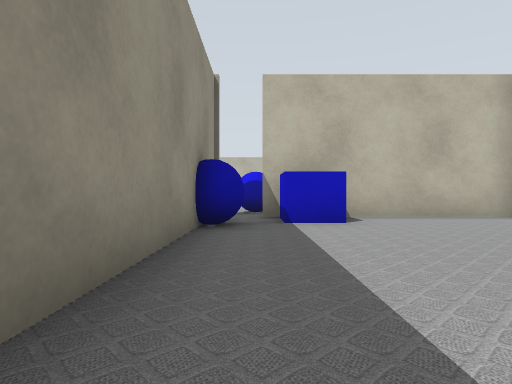
view 1 (above)

16 first-person views from a walk through a robot-simulator world made for Gazebo. The camera is 0.5 m above the floor, looks level and sees 75° across. The lines on the ground mark 1 m squares. The floor is counted in squares, 1 m on a side. Each view is taken from the middle of a square. On the plan, view 1 faces up. The plan holds only what a view shows up to about 9 squares ahead; the rest is blank. The place goes on beyond the plan.

view 2
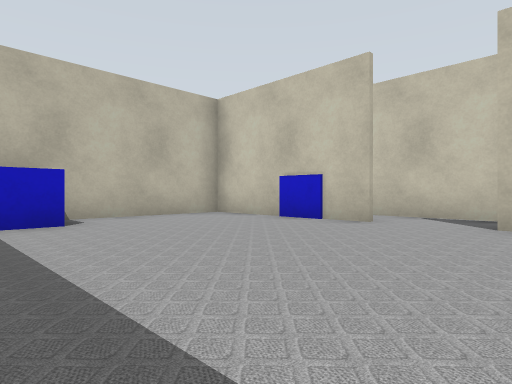

view 3
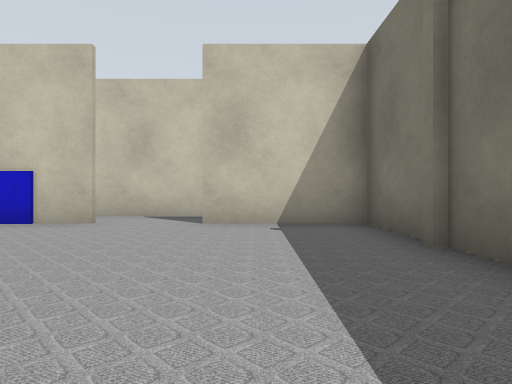

view 4
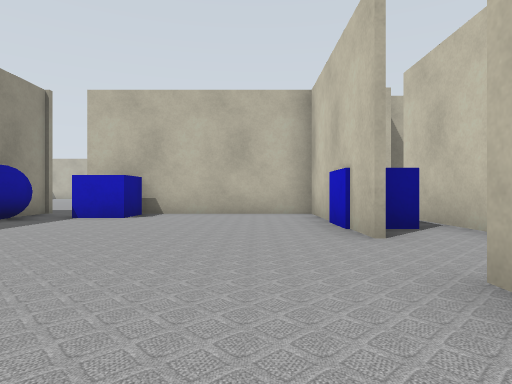

view 5
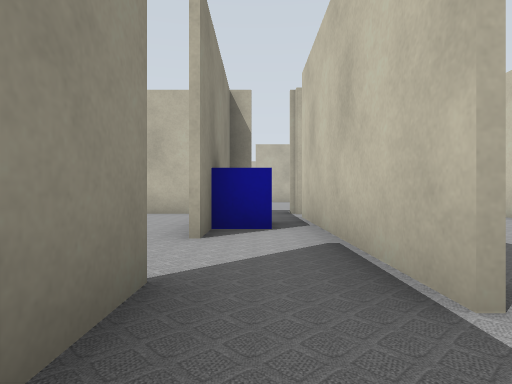

view 6
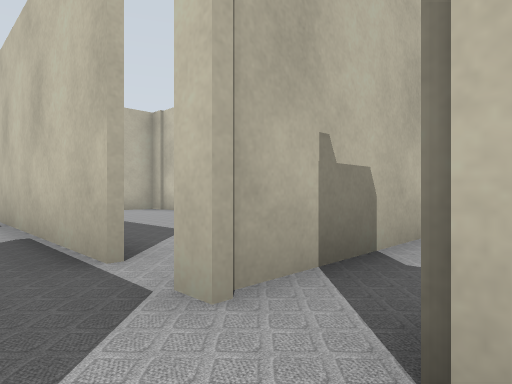

view 7
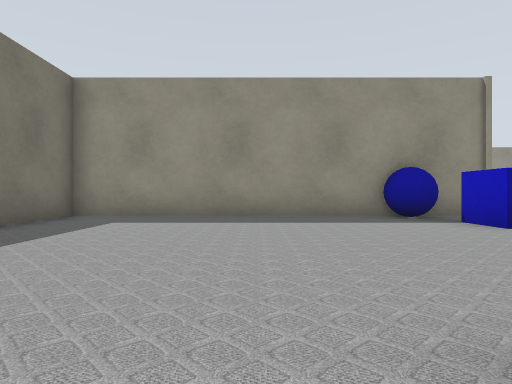

view 8
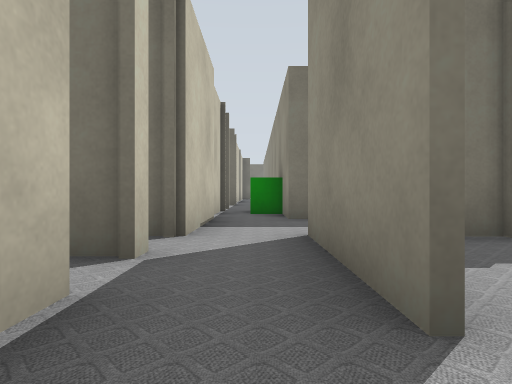

view 9
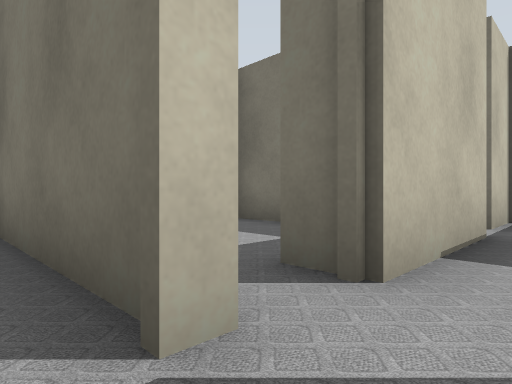

view 10
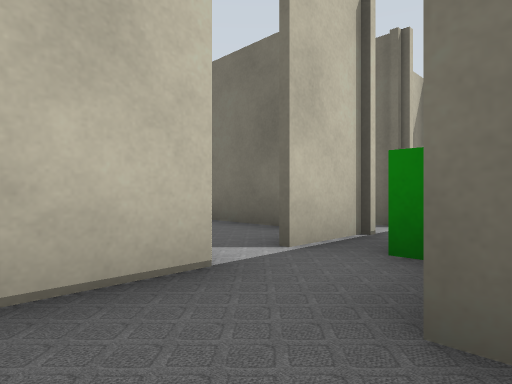

view 11
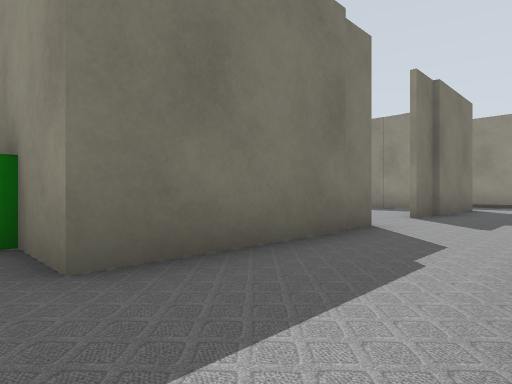

view 12
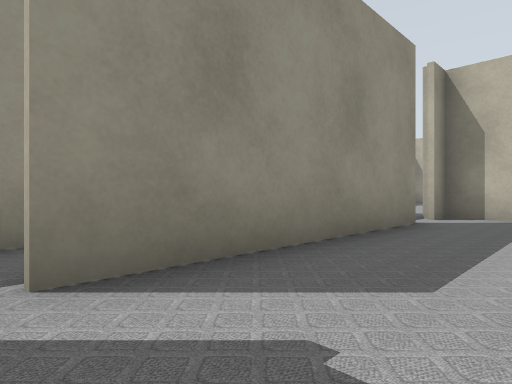

view 13
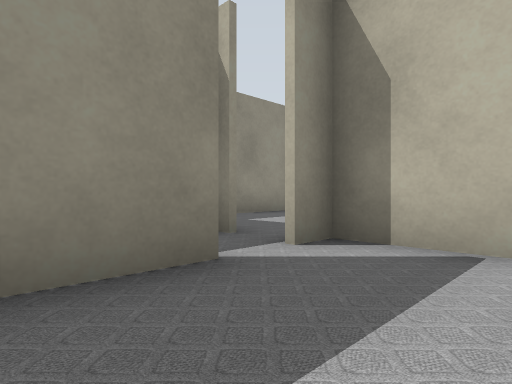

view 14
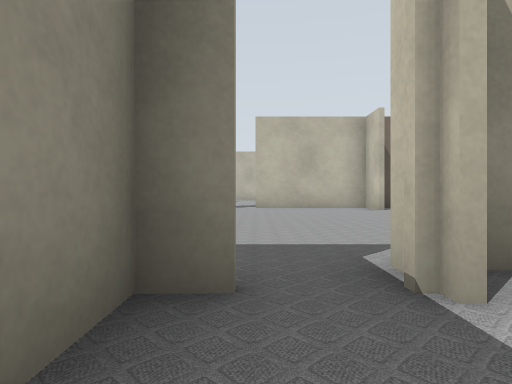

view 15
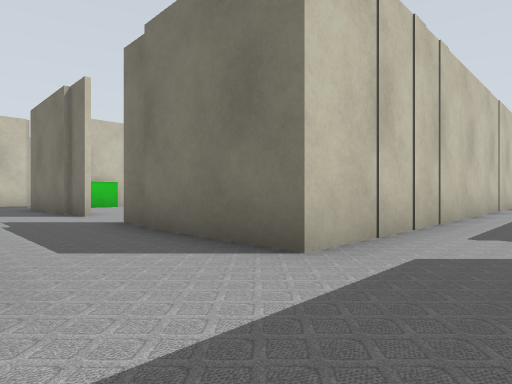

view 16
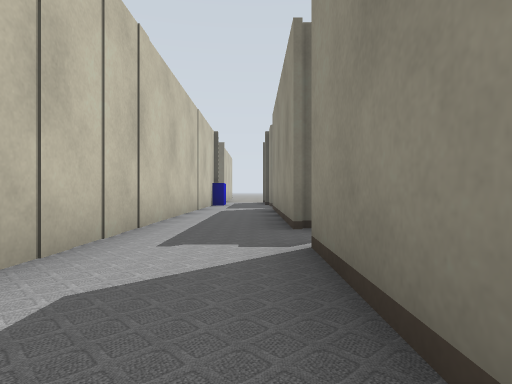

### Floor plan
Points are (right, up) in squares from view 1. A wall is a line through its corners. A room is listed if a view was taken in it or the views show most of it. See-through windows are left out.
Room 1 (views 1, 2, 3, 4, 5, 6, 7, 8, 9, 11)
walls: (5.3, 2.5) (5.3, 6.6); (5.4, 0.9) (5.4, -1.9); (5.4, 4.4) (5.4, 2.5); (6.9, 0.4) (6.9, 4.6); (6, 6.6) (0.1, 6.6); (-0.8, 6.9) (-0.8, -1.8) (5.3, -1.8) (5.3, 0.9)
ways out: opening at (6, -1.5) to room 2; opening at (7, 0) to room 3; opening at (6, 5) to room 4
objects: blue ball (-1, 5) to (0, 5); blue box (0, 5) to (1, 6); blue box (5, 4) to (6, 4)
Room 2 (views 10, 15, 16)
walls: (-6.5, -3.6) (-6.5, -6); (1.1, -4.2) (5.4, -4.2); (-6.5, -7.4) (-6.5, -11.8); (6.9, -3.5) (6.9, -1.8); (-4.4, -13.1) (-4.4, -4.2) (-0.6, -4.2)
ways out: opening at (6, -1.5) to room 1; opening at (-7, -7); opening at (0.5, -4); opening at (6, -4)
objects: blue ball (0, 8)
Room 3 (views 12, 13)
walls: (7, 5.6) (7, 0.4); (6.9, -0.6) (9.5, -0.6); (8.6, 7.1) (7, 7.1); (6.9, -1.8) (7.6, -1.8)
ways out: opening at (7, 0) to room 1; opening at (7, 6) to room 4
Room 4 (view 14)
walls: (5.4, 6.8) (5.4, 4.4); (6.9, 4.6) (6.9, 5.6)
ways out: opening at (6, 5) to room 1; opening at (7, 6) to room 3; gap at (6, 7)

Where each view was taken, in squares from view 1:
view 1: 0 up, 0 right, facing up
view 2: 0 up, 0 right, facing up-right
view 3: 0 up, 0 right, facing right
view 4: 1 down, 4 right, facing up
view 5: 1 down, 6 right, facing up
view 6: 2 down, 6 right, facing up-right
view 7: 2 up, 6 right, facing left
view 8: 2 up, 6 right, facing down
view 9: 0 up, 6 right, facing down-right
view 10: 3 down, 5 right, facing down-right
view 11: 2 down, 6 right, facing down-left
view 12: 0 up, 9 right, facing up-left
view 13: 4 up, 9 right, facing up-left
view 14: 5 up, 6 right, facing up
view 15: 2 down, 6 left, facing down-right
view 16: 3 down, 6 left, facing down
